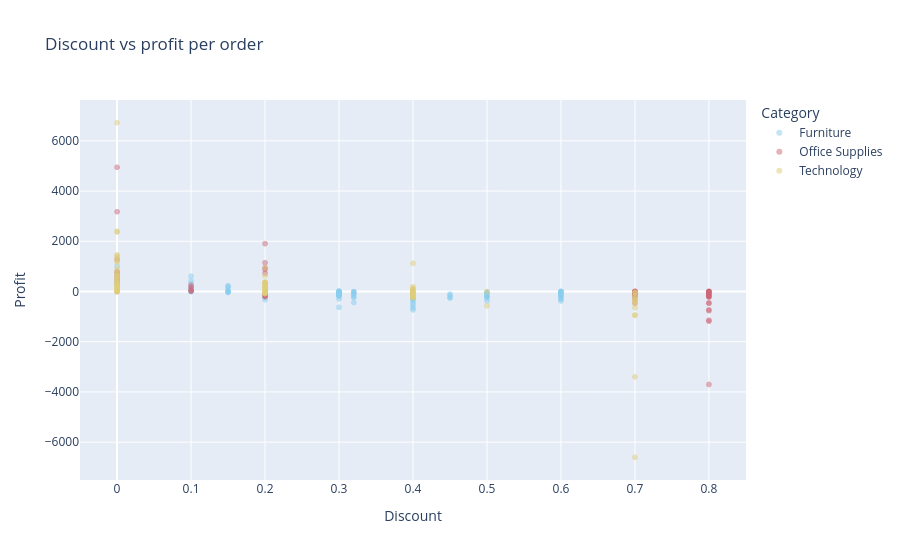

The cell this chart's notebook holds for it:
### Markdown cell above
### 5.3 Interactive scatter: discount vs profit

### Code cell
sample = df.sample(3000, random_state=1)  # sample keeps the HTML light
fig2 = px.scatter(sample, x="Discount", y="Profit", color="Category", opacity=0.5,
                  color_discrete_sequence=px.colors.qualitative.Safe,
                  title="Discount vs profit per order")
fig2.write_html("outputs/scatter_discount_profit.html")
fig2.show()

### Figure 1 — Plotly figure (JSON) as saved in the notebook; plotly's stock layout.template omitted (floating-point values rounded to 4 significant figures; data arrays with more than 128 entries replaced by an {"elided": "..."} marker saying what was removed)
{"data": [{"hovertemplate": "Category=Furniture<br>Discount=%{x}<br>Profit=%{y}<extra></extra>", "legendgroup": "Furniture", "marker": {"color": "rgb(136, 204, 238)", "opacity": 0.5, "symbol": "circle"}, "mode": "markers", "name": "Furniture", "showlegend": true, "type": "scattergl", "x": {"elided": "617 float values"}, "xaxis": "x", "y": {"elided": "617 float values"}, "yaxis": "y"}, {"hovertemplate": "Category=Office Supplies<br>Discount=%{x}<br>Profit=%{y}<extra></extra>", "legendgroup": "Office Supplies", "marker": {"color": "rgb(204, 102, 119)", "opacity": 0.5, "symbol": "circle"}, "mode": "markers", "name": "Office Supplies", "showlegend": true, "type": "scattergl", "x": {"elided": "1816 float values"}, "xaxis": "x", "y": {"elided": "1816 float values"}, "yaxis": "y"}, {"hovertemplate": "Category=Technology<br>Discount=%{x}<br>Profit=%{y}<extra></extra>", "legendgroup": "Technology", "marker": {"color": "rgb(221, 204, 119)", "opacity": 0.5, "symbol": "circle"}, "mode": "markers", "name": "Technology", "showlegend": true, "type": "scattergl", "x": {"elided": "567 float values"}, "xaxis": "x", "y": {"elided": "567 float values"}, "yaxis": "y"}], "layout": {"legend": {"title": {"text": "Category"}, "tracegroupgap": 0}, "title": {"text": "Discount vs profit per order"}, "xaxis": {"anchor": "y", "domain": [0, 1], "title": {"text": "Discount"}}, "yaxis": {"anchor": "x", "domain": [0, 1], "title": {"text": "Profit"}}}}
